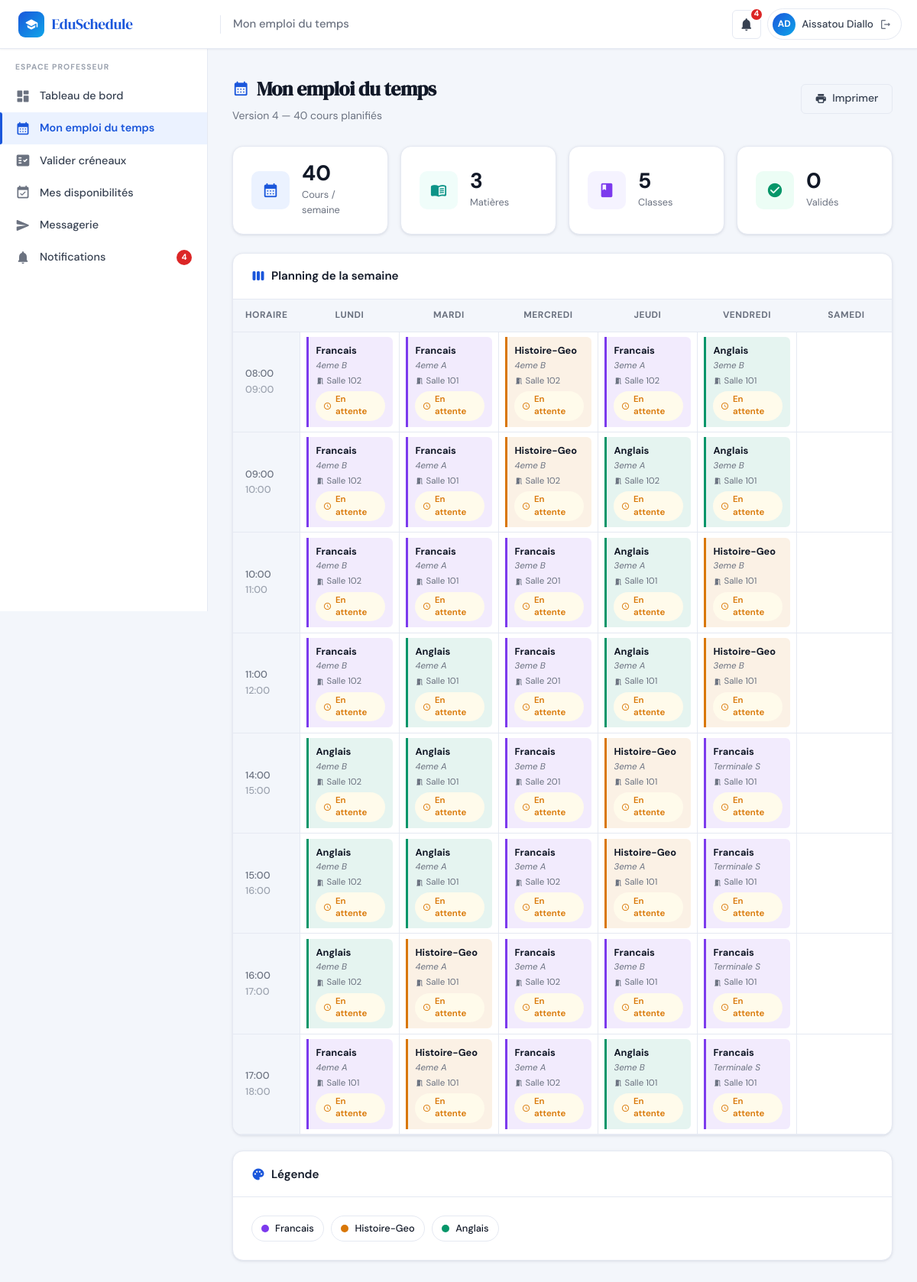
Screenshot of /professeur/emplois_du_temps.php (signed in) with the database file from the repository.
### tables this page shows
CREATE TABLE IF NOT EXISTS `utilisateurs` (
  `id`            INT(11)      NOT NULL AUTO_INCREMENT,
  `nom`           VARCHAR(100) NOT NULL,
  `prenom`        VARCHAR(100) NOT NULL,
  `email`         VARCHAR(191) NOT NULL,
  `mot_de_passe`  VARCHAR(255) NOT NULL,
  `role`          ENUM('admin','professeur','eleve') NOT NULL DEFAULT 'eleve',
  `statut`        ENUM('actif','inactif')             NOT NULL DEFAULT 'actif',
  `id_classe`     INT(11)      DEFAULT NULL,
  `date_creation` TIMESTAMP    NOT NULL DEFAULT CURRENT_TIMESTAMP,
  PRIMARY KEY (`id`),
  UNIQUE KEY `uq_email` (`email`),
  KEY `id_classe` (`id_classe`),
  CONSTRAINT `utilisateurs_ibfk_1`
    FOREIGN KEY (`id_classe`) REFERENCES `classes` (`id`) ON DELETE SET NULL
);

CREATE TABLE IF NOT EXISTS `emplois_du_temps` (
  `id`                     INT(11)  NOT NULL AUTO_INCREMENT,
  `version`                INT(11)  NOT NULL DEFAULT 1,
  `id_classe`              INT(11)  NOT NULL,
  `id_matiere`             INT(11)  NOT NULL,
  `id_professeur`          INT(11)  NOT NULL,
  `id_salle`               INT(11)  NOT NULL,
  `id_creneau`             INT(11)  NOT NULL,
  `statut`                 ENUM('provisoire','valide','rejete','confirme') NOT NULL DEFAULT 'provisoire',
  `commentaire_validation` TEXT     DEFAULT NULL,
  `date_creation`          TIMESTAMP NOT NULL DEFAULT CURRENT_TIMESTAMP,
  PRIMARY KEY (`id`),
  KEY `id_classe`     (`id_classe`),
  KEY `id_matiere`    (`id_matiere`),
  KEY `id_professeur` (`id_professeur`),
  KEY `id_salle`      (`id_salle`),
  KEY `id_creneau`    (`id_creneau`),
  CONSTRAINT `emplois_du_temps_ibfk_1`
    FOREIGN KEY (`id_classe`)     REFERENCES `classes`      (`id`) ON DELETE CASCADE,
  CONSTRAINT `emplois_du_temps_ibfk_2`
    FOREIGN KEY (`id_matiere`)    REFERENCES `matieres`     (`id`) ON DELETE CASCADE,
  CONSTRAINT `emplois_du_temps_ibfk_3`
    FOREIGN KEY (`id_professeur`) REFERENCES `utilisateurs` (`id`) ON DELETE CASCADE,
  CONSTRAINT `emplois_du_temps_ibfk_4`
    FOREIGN KEY (`id_salle`)      REFERENCES `salles`       (`id`) ON DELETE CASCADE,
  CONSTRAINT `emplois_du_temps_ibfk_5`
    FOREIGN KEY (`id_creneau`)    REFERENCES `creneaux`     (`id`) ON DELETE CASCADE
);

CREATE TABLE IF NOT EXISTS `matieres` (
  `id`                INT(11)      NOT NULL AUTO_INCREMENT,
  `nom`               VARCHAR(100) NOT NULL,
  `couleur_hex`       VARCHAR(7)   NOT NULL DEFAULT '#1A56DB',
  `nb_heures_semaine` INT(11)      NOT NULL DEFAULT 2,
  `description`       TEXT         DEFAULT NULL,
  PRIMARY KEY (`id`),
  UNIQUE KEY `uq_matiere_nom` (`nom`)
);

CREATE TABLE IF NOT EXISTS `classes` (
  `id`        INT(11)      NOT NULL AUTO_INCREMENT,
  `nom`       VARCHAR(100) NOT NULL,
  `niveau` VARCHAR(50) NOT NULL DEFAULT 'Troisieme',
  `capacite`  INT(11)      NOT NULL DEFAULT 30,
  `id_niveau` INT(11)      DEFAULT NULL,
  PRIMARY KEY (`id`),
  UNIQUE KEY `uq_classe_nom` (`nom`),
  KEY `fk_classe_niveau` (`id_niveau`),
  CONSTRAINT `fk_classe_niveau`
    FOREIGN KEY (`id_niveau`) REFERENCES `niveaux` (`id`) ON DELETE SET NULL
);

CREATE TABLE IF NOT EXISTS `salles` (
  `id`       INT(11)      NOT NULL AUTO_INCREMENT,
  `nom`      VARCHAR(100) NOT NULL,
  `capacite` INT(11)      NOT NULL DEFAULT 30,
  `type`     ENUM('normale','informatique','laboratoire') NOT NULL DEFAULT 'normale',
  PRIMARY KEY (`id`),
  UNIQUE KEY `uq_salle_nom` (`nom`)
);

### includes/auth.php (called while the page is built, shortened)
<?php
function isLoggedIn(): bool {
    return !empty($_SESSION['user_id']);
}
function getCurrentUser(): ?array {
    static $user = null;
    if ($user === null) {
        $stmt = getDB()->prepare('SELECT * FROM utilisateurs WHERE id=? AND statut="actif" LIMIT 1');
        $stmt->execute([$_SESSION['user_id']]);
        $user = $stmt->fetch() ?: null;
    }
    return $user;
}
function getUserInitials(array $user): string {
    return strtoupper(substr($user['prenom'], 0, 1) . substr($user['nom'], 0, 1));
}

### includes/db.php (called while the page is built, shortened)
<?php
function getDB(): PDO {
    static $pdo = null;
    if ($pdo === null) {
        $dsn = 'mysql:host=' . DB_HOST . ';dbname=' . DB_NAME . ';charset=' . DB_CHARSET;
        $options = [
            PDO::ATTR_ERRMODE            => PDO::ERRMODE_EXCEPTION,
            PDO::ATTR_DEFAULT_FETCH_MODE => PDO::FETCH_ASSOC,
            PDO::ATTR_EMULATE_PREPARES   => false,
        ];
        try {
            $pdo = new PDO($dsn, DB_USER, DB_PASS, $options);
        } catch (PDOException $e) {
            http_response_code(500);
            $msg = (getenv('APP_ENV') === 'production')
                ? 'Service temporairement indisponible.'
                : 'Connexion BDD impossible : ' . $e->getMessage();
            die(json_encode(['error' => $msg]));
        }
    }
    return $pdo;
}

### professeur/emplois_du_temps.php (the view, shortened to what this page needs)
<?php
require_once __DIR__ . '/../includes/db.php';
require_once __DIR__ . '/../includes/auth.php';
require_once __DIR__ . '/../includes/functions.php';
$currentUser = getCurrentUser();
$pdo = getDB();
$version = getCurrentVersion();
$jours   = getJoursSemaine();
$stmt = $pdo->prepare("
    SELECT e.*, m.nom AS mat_nom, m.couleur_hex,
           cl.nom AS classe_nom, s.nom AS salle_nom,
           c.jour, c.heure_debut, c.heure_fin, e.statut
    FROM emplois_du_temps e
    JOIN matieres m  ON m.id=e.id_matiere
    JOIN classes cl  ON cl.id=e.id_classe
    JOIN salles s    ON s.id=e.id_salle
    JOIN creneaux c  ON c.id=e.id_creneau
    WHERE e.version=? AND e.id_professeur=?
    ORDER BY c.heure_debut
");
$stmt->execute([$version, $currentUser['id']]);
$rows = $stmt->fetchAll();
$creneaux = [];
foreach ($rows as $r) {
    $key = $r['heure_debut'].'-'.$r['heure_fin'];
    if (!isset($creneaux[$key])) { foreach ($jours as $j) $creneaux[$key][$j] = null; }
    $creneaux[$key][$r['jour']] = $r;
}
ksort($creneaux);
$matieresSeen = []; $legendeItems = [];
foreach ($rows as $r) {
    if (!in_array($r['id_matiere'], $matieresSeen)) {
        $matieresSeen[] = $r['id_matiere'];
        $legendeItems[] = $r;
    }
}
$nbCours    = count($rows);
$nbClasses  = count(array_unique(array_column($rows, 'id_classe')));
$nbMatieres = count($legendeItems);
$nbValides  = count(array_filter($rows, fn($r) => $r['statut'] === 'valide'));
$pageTitle = 'Mon emploi du temps'; $activeMenu = 'emplois_du_temps';
include __DIR__ . '/../includes/header.php';
include __DIR__ . '/../includes/sidebar_prof.php';
?>
<div class="main-content">
  <div class="page-header no-print">
    <div class="page-header-left">
      <h1 class="page-title"><span class="material-icons-round">calendar_month</span> Mon emploi du temps</h1>
      <p class="page-subtitle">Version <?= $version ?> — <?= $nbCours ?> cours planifiés</p>
    </div>
    <?php if (!empty($rows)): ?>
    <button class="btn btn-outline" onclick="window.print()">
      <span class="material-icons-round">print</span> Imprimer
    </button>
    <?php endif; ?>
  </div>
  <?php if (empty($rows)): ?>
  <div class="card no-print"><div class="card-body">
    <div class="empty-state">
      <div class="empty-state-icon"><span class="material-icons-round">calendar_today</span></div>
      <h3>Aucun cours planifié</h3>
      <p>Vous n'avez aucun créneau dans l'emploi du temps actuel.</p>
    </div>
  </div></div>
  <?php else: ?>
  <div class="stat-grid no-print" style="margin-bottom:1.5rem">
    <div class="stat-card">
      <div class="stat-icon blue"><span class="material-icons-round">calendar_month</span></div>
      <div><div class="stat-value"><?= $nbCours ?></div><div class="stat-label">Cours / semaine</div></div>
    </div>
    <div class="stat-card">
      <div class="stat-icon teal"><span class="material-icons-round">menu_book</span></div>
      <div><div class="stat-value"><?= $nbMatieres ?></div><div class="stat-label">Matières</div></div>
    </div>
    <div class="stat-card">
      <div class="stat-icon purple"><span class="material-icons-round">class</span></div>
      <div><div class="stat-value"><?= $nbClasses ?></div><div class="stat-label">Classes</div></div>
    </div>
    <div class="stat-card">
      <div class="stat-icon green"><span class="material-icons-round">check_circle</span></div>
      <div><div class="stat-value"><?= $nbValides ?></div><div class="stat-label">Validés</div></div>
    </div>
  </div>
  <div class="card no-print">
    <div class="card-header">
      <div class="card-header-title"><span class="material-icons-round">view_week</span> Planning de la semaine</div>
    </div>
    <div style="overflow-x:auto">
      <table style="width:100%;border-collapse:collapse;min-width:700px">
        <thead>
          <tr>
            <th style="padding:.7rem 1rem;background:var(--bg);border-bottom:1px solid var(--border);font-size:.75rem;font-weight:700;text-transform:uppercase;letter-spacing:.5px;color:var(--text-muted);width:110px">Horaire</th>
            <?php foreach ($jours as $j): ?>
            <th style="padding:.7rem .85rem;background:var(--bg);border-bottom:1px solid var(--border);font-size:.75rem;font-weight:700;text-transform:uppercase;letter-spacing:.5px;color:var(--text-muted);text-align:center"><?= $j ?></th>
            <?php endforeach; ?>
          </tr>
        </thead>
        <tbody>
          <?php foreach ($creneaux as $crKey => $joursData):
            [$hD, $hF] = explode('-', $crKey, 2); ?>
          <tr>
            <td style="padding:.6rem 1rem;border-bottom:1px solid var(--border);border-right:1px solid var(--border);font-size:.8rem;color:var(--text-muted);white-space:nowrap;font-weight:500;background:var(--bg)">
              <?= formatHeure($hD) ?><br><span style="color:var(--text-light)"><?= formatHeure($hF) ?></span>
            </td>
            <?php foreach ($jours as $j): $cell = $joursData[$j] ?? null; ?>
            <td style="padding:.4rem .5rem;border-bottom:1px solid var(--border);border-right:1px solid var(--border);vertical-align:top;min-width:130px">
              <?php if ($cell): ?>
              <div style="background:<?= h($cell['couleur_hex']) ?>1A;border-left:3px solid <?= h($cell['couleur_hex']) ?>;border-radius:0 var(--radius-sm) var(--radius-sm) 0;padding:.5rem .6rem">
                <div style="font-weight:700;font-size:.8rem;color:var(--text)"><?= h($cell['mat_nom']) ?></div>
                <div style="font-size:.72rem;color:var(--text-muted);font-style:italic"><?= h($cell['classe_nom']) ?></div>
                <div style="font-size:.72rem;color:var(--text-muted);margin-top:.1rem">
                  <span class="material-icons-round" style="font-size:11px">meeting_room</span> <?= h($cell['salle_nom']) ?>
                </div>
                <div style="margin-top:.25rem"><?= getStatusBadge($cell['statut']) ?></div>
              </div>
              <?php else: ?><div style="min-height:55px"></div><?php endif; ?>
            </td>
            <?php endforeach; ?>
          </tr>
          <?php endforeach; ?>
        </tbody>
      </table>
    </div>
  </div>
  <div class="card no-print" style="margin-top:1.25rem">
    <div class="card-header"><div class="card-header-title"><span class="material-icons-round">palette</span> Légende</div></div>
    <div class="card-body" style="display:flex;flex-wrap:wrap;gap:.6rem">
      <?php foreach ($legendeItems as $r): ?>
      <div style="display:flex;align-items:center;gap:.5rem;padding:.35rem .75rem;border:1px solid var(--border);border-radius:99px;background:#fff">
        <span class="color-dot" style="background:<?= h($r['couleur_hex']) ?>"></span>
        <span style="font-size:.8rem;font-weight:500"><?= h($r['mat_nom']) ?></span>
      </div>
      <?php endforeach; ?>
    </div>
  </div>
  <?php endif; ?>
</div>
</body>
</html>

### includes/header.php (shortened to what this page needs)
<?php
require_once __DIR__ . '/functions.php';
require_once __DIR__ . '/auth.php';
$currentUser = getCurrentUser();
$notifCount  = $currentUser ? countNotificationsNonLues($currentUser['id']) : 0;
$pageTitle   = $pageTitle  ?? APP_NAME;
$initials    = $currentUser ? getUserInitials($currentUser) : '?';
$userName    = $currentUser ? ($currentUser['prenom'] . ' ' . $currentUser['nom']) : '';
$notifUrl = match($currentUser['role'] ?? '') {
    'admin'      => APP_URL . '/admin/notifications.php',
    'professeur' => APP_URL . '/professeur/notifications.php',
    default      => '#',
};
?>
<!DOCTYPE html>
<html lang="fr">
<head>
  <link rel="stylesheet" href="<?= APP_URL ?>/assets/css/main.css">
</head>
<body>
<header class="topbar">
  <div class="topbar-brand">
    <div class="topbar-brand-icon"><span class="material-icons-round">school</span></div>
    <?= APP_NAME ?>
  </div>
  <span class="topbar-page-title"><?= h($pageTitle) ?></span>
  <div class="topbar-actions">
    <a href="<?= $notifUrl ?>" class="topbar-icon-btn" title="Notifications">
      <span class="material-icons-round">notifications</span>
      <?php if ($notifCount > 0): ?>
        <span class="notif-badge-count"><?= $notifCount > 9 ? '9+' : $notifCount ?></span>
      <?php endif; ?>
    </a>
    <div class="user-chip" onclick="window.location='<?= APP_URL ?>/logout.php'">
      <div class="user-avatar"><?= h($initials) ?></div>
      <span class="user-name"><?= h($userName) ?></span>
      <span class="material-icons-round" style="font-size:16px;color:var(--text-muted)">logout</span>
    </div>
  </div>
</header>

### includes/functions.php (shortened to what this page needs)
<?php
require_once __DIR__ . '/db.php';
function h(string $str): string {
    return htmlspecialchars($str, ENT_QUOTES, 'UTF-8');
}
function countNotificationsNonLues(int $userId): int {
    $stmt = getDB()->prepare('SELECT COUNT(*) FROM notifications WHERE id_utilisateur=? AND est_lu=0');
    $stmt->execute([$userId]);
    return (int)$stmt->fetchColumn();
}
function getJoursSemaine(): array {
    return ['Lundi', 'Mardi', 'Mercredi', 'Jeudi', 'Vendredi', 'Samedi'];
}
function getCurrentVersion(): int {
    $row = getDB()->query('SELECT MAX(version) AS v FROM emplois_du_temps')->fetch();
    return $row ? (int)($row['v'] ?? 0) : 0;
}
function getStatusBadge(string $statut): string {
    $map = [
        'provisoire' => ['warning', 'schedule',     'En attente'],
        'valide'     => ['success', 'check_circle',  'Validé'],
        'rejete'     => ['danger',  'cancel',         'Rejeté'],
        'confirme'   => ['primary', 'verified',       'Confirmé'],
    ];
    [$cls, $icon, $label] = $map[$statut] ?? ['secondary', 'help', ucfirst($statut)];
    return "<span class=\"badge badge-{$cls}\"><span class=\"material-icons-round\" style=\"font-size:11px\">{$icon}</span> {$label}</span>";
}
function formatHeure(string $time): string {
    return substr($time, 0, 5);
}

### rows the page displays
utilisateurs: initials "AD", userName "Aissatou Diallo"
emplois_du_temps: id_matiere.nom "Francais", id_classe.nom "4eme B", id_salle.nom "Salle 102"
emplois_du_temps: id_matiere.nom "Francais", id_classe.nom "4eme A", id_salle.nom "Salle 101"
emplois_du_temps: id_matiere.nom "Histoire-Geo", id_classe.nom "4eme B", id_salle.nom "Salle 102"
emplois_du_temps: id_matiere.nom "Francais", id_classe.nom "3eme A", id_salle.nom "Salle 102"
emplois_du_temps: id_matiere.nom "Anglais", id_classe.nom "3eme B", id_salle.nom "Salle 101"
emplois_du_temps: id_matiere.nom "Francais", id_classe.nom "4eme B", id_salle.nom "Salle 102"
emplois_du_temps: id_matiere.nom "Francais", id_classe.nom "4eme A", id_salle.nom "Salle 101"
emplois_du_temps: id_matiere.nom "Histoire-Geo", id_classe.nom "4eme B", id_salle.nom "Salle 102"
emplois_du_temps: id_matiere.nom "Anglais", id_classe.nom "3eme A", id_salle.nom "Salle 102"
emplois_du_temps: id_matiere.nom "Anglais", id_classe.nom "3eme B", id_salle.nom "Salle 101"
emplois_du_temps: id_matiere.nom "Francais", id_classe.nom "4eme B", id_salle.nom "Salle 102"
emplois_du_temps: id_matiere.nom "Francais", id_classe.nom "4eme A", id_salle.nom "Salle 101"
emplois_du_temps: id_matiere.nom "Francais", id_classe.nom "3eme B", id_salle.nom "Salle 201"
emplois_du_temps: id_matiere.nom "Anglais", id_classe.nom "3eme A", id_salle.nom "Salle 101"
emplois_du_temps: id_matiere.nom "Histoire-Geo", id_classe.nom "3eme B", id_salle.nom "Salle 101"
emplois_du_temps: id_matiere.nom "Francais", id_classe.nom "4eme B", id_salle.nom "Salle 102"
emplois_du_temps: id_matiere.nom "Anglais", id_classe.nom "4eme A", id_salle.nom "Salle 101"
emplois_du_temps: id_matiere.nom "Francais", id_classe.nom "3eme B", id_salle.nom "Salle 201"
emplois_du_temps: id_matiere.nom "Anglais", id_classe.nom "3eme A", id_salle.nom "Salle 101"
emplois_du_temps: id_matiere.nom "Histoire-Geo", id_classe.nom "3eme B", id_salle.nom "Salle 101"
emplois_du_temps: id_matiere.nom "Anglais", id_classe.nom "4eme B", id_salle.nom "Salle 102"
emplois_du_temps: id_matiere.nom "Anglais", id_classe.nom "4eme A", id_salle.nom "Salle 101"
emplois_du_temps: id_matiere.nom "Francais", id_classe.nom "3eme B", id_salle.nom "Salle 201"
emplois_du_temps: id_matiere.nom "Histoire-Geo", id_classe.nom "3eme A", id_salle.nom "Salle 101"
emplois_du_temps: id_matiere.nom "Francais", id_classe.nom "Terminale S", id_salle.nom "Salle 101"
emplois_du_temps: id_matiere.nom "Anglais", id_classe.nom "4eme B", id_salle.nom "Salle 102"
emplois_du_temps: id_matiere.nom "Anglais", id_classe.nom "4eme A", id_salle.nom "Salle 101"
emplois_du_temps: id_matiere.nom "Francais", id_classe.nom "3eme A", id_salle.nom "Salle 102"
emplois_du_temps: id_matiere.nom "Histoire-Geo", id_classe.nom "3eme A", id_salle.nom "Salle 101"
emplois_du_temps: id_matiere.nom "Francais", id_classe.nom "Terminale S", id_salle.nom "Salle 101"
emplois_du_temps: id_matiere.nom "Anglais", id_classe.nom "4eme B", id_salle.nom "Salle 102"
emplois_du_temps: id_matiere.nom "Histoire-Geo", id_classe.nom "4eme A", id_salle.nom "Salle 101"
emplois_du_temps: id_matiere.nom "Francais", id_classe.nom "3eme A", id_salle.nom "Salle 102"
emplois_du_temps: id_matiere.nom "Francais", id_classe.nom "3eme B", id_salle.nom "Salle 101"
emplois_du_temps: id_matiere.nom "Francais", id_classe.nom "Terminale S", id_salle.nom "Salle 101"
emplois_du_temps: id_matiere.nom "Francais", id_classe.nom "4eme A", id_salle.nom "Salle 101"
emplois_du_temps: id_matiere.nom "Histoire-Geo", id_classe.nom "4eme A", id_salle.nom "Salle 101"
emplois_du_temps: id_matiere.nom "Francais", id_classe.nom "3eme A", id_salle.nom "Salle 102"
emplois_du_temps: id_matiere.nom "Anglais", id_classe.nom "3eme B", id_salle.nom "Salle 101"
emplois_du_temps: id_matiere.nom "Francais", id_classe.nom "Terminale S", id_salle.nom "Salle 101"

### other values shown
APP_NAME "EduSchedule"
$pageTitle "Mon emploi du temps"
$notifCount "4"
$label "Tableau de bord"
$label "Mon emploi du temps"
$label "Valider créneaux"
$label "Mes disponibilités"
$label "Messagerie"
$label "Notifications"
$nbNotif "4"
$version "4"
$nbCours "40"
$nbMatieres "3"
$nbClasses "5"
$nbValides "0"
